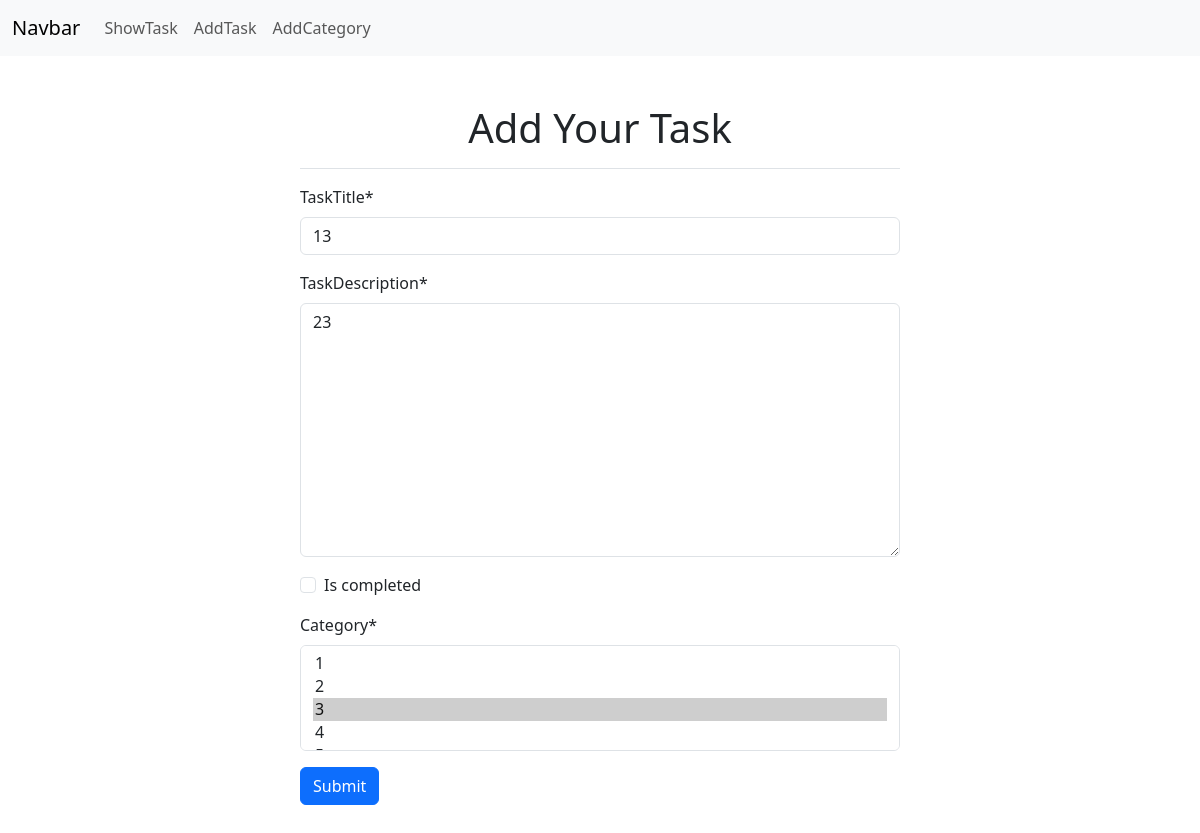
Screenshot of /task/edittask/22 with the database file from the repository.
### Task/models.py (models this page shows, shortened)
class TaskModels(models.Model):
    taskTitle = models.CharField(max_length=100)
    taskDescription = models.TextField()
    is_completed = models.BooleanField(default=False)
    taskAssignDate = models.DateField(auto_now_add=True)
    Category  = models.ManyToManyField(CategoryModel)

### category/models.py (models this page shows)
class CategoryModel(models.Model):
    Category = models.CharField(max_length=20)
    def __str__(self) -> str:
        return self.Category

### Task/views.py (the view)
# urls.py: path('edittask/<int:id>',editTask,name='edittask'),
def editTask(request,id):
    data  = TaskModels.objects.get(pk=id)
    p = TaskForms(instance=data)
    print(id)
    if request.method == 'POST':
        p=TaskForms(request.POST,instance=data)
        if p.is_valid():
            p.save()
            return redirect('showtask')
    return render(request,'task.html',{'form':p})

### Task/forms.py
class TaskForms(ModelForm):
    class Meta:
        model = TaskModels
        fields='__all__'

### Task/templates/task.html (shortened to what this page needs)
{% extends 'base.html' %}
{% load crispy_forms_tags %}
{% block contant %}
<form action="" method="post" class="w-50 mx-auto my-5">
    <h1 class="text-center border-bottom mb-3 pb-3">Add Your Task</h1>
    {{form|crispy}}
    <input class="btn btn-primary" type="submit" value="Submit">
</form>
{% endblock contant %}

### rows the page displays
TaskModels: taskTitle "13", taskDescription "23"
CategoryModel: Category "1 / 2 / 3 ☑ / 4"
